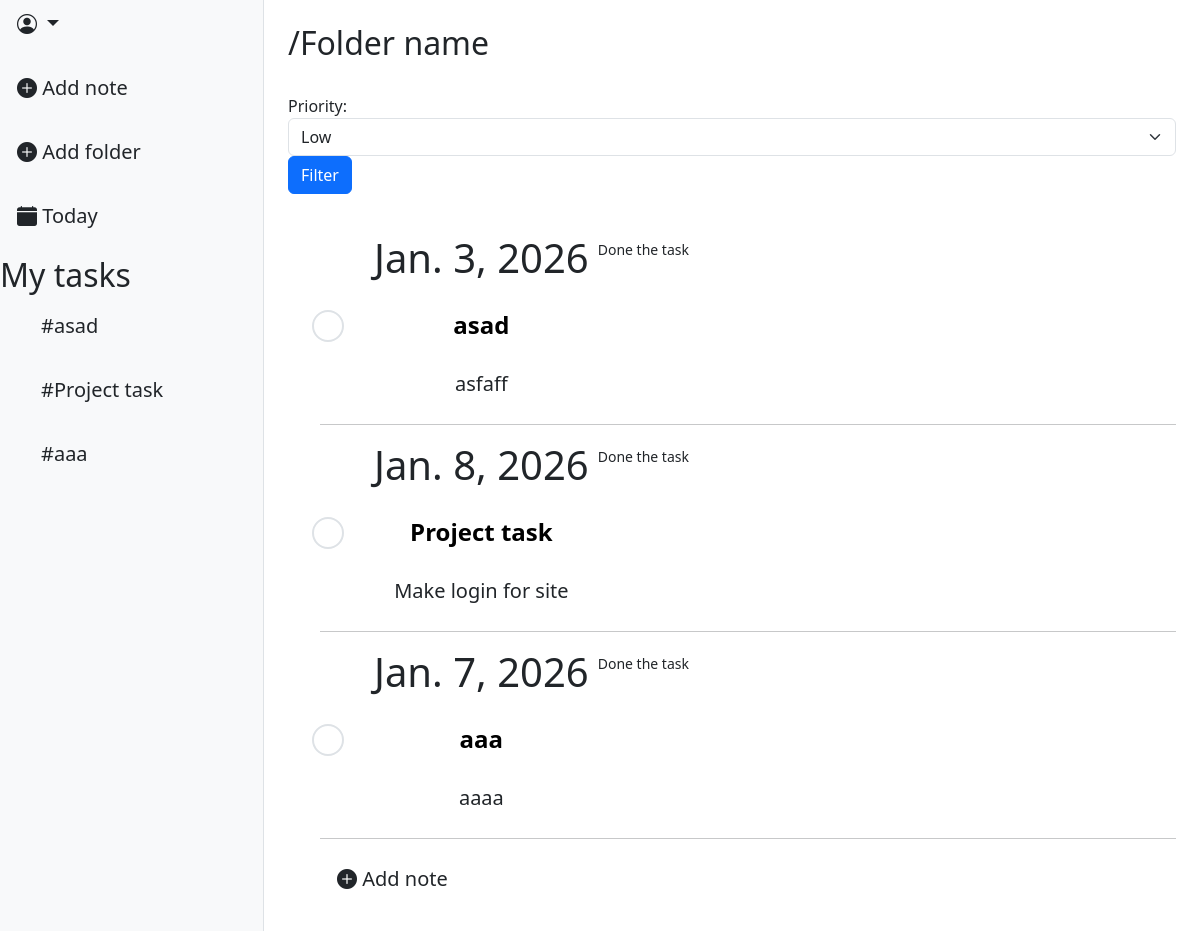
The page / on the database its author committed.
### task_app/models.py (models this page shows, shortened)
class Task(models.Model):
    STATUS_CHOICES = [
        ("todo", "To Do"),
        ("in_progress", "In progress"),
        ("done", "Done"),
                ]
    PRIORITY_CHOICES = [
        ("low", "Low"),
        ("medium", "Medium"),
        ("high", "High"),
                ]
    title = models.CharField(max_length=256)
    description = models.CharField(max_length=512)
    status = models.CharField(max_length=20, choices=STATUS_CHOICES, default="todo")
    priority = models.CharField(max_length=20, choices=PRIORITY_CHOICES, default="low")
    due_date = models.DateField(null=True, blank=True)
    creator = models.ForeignKey(User, on_delete=models.CASCADE, related_name="trasks")
    folder = models.ForeignKey(
                Folder,
                on_delete=models.CASCADE,
                related_name="tasks_rel",
                null=True,
                blank=True,)

### task_app/views.py (the view)
# urls.py: path('', views.TaskListView.as_view(), name="task_list"),
class TaskListView(ListView):
    model = models.Task
    context_object_name = "tasks"
    template_name = "tasks/task_list.html"
    def get_queryset(self):
        queryset = super().get_queryset()
        priority = self.request.GET.get("priority", "")
        if priority:
            queryset = queryset.filter(priority=priority)
        return queryset
    def get_context_data(self, **kwargs):
        context = super().get_context_data(**kwargs)
        context["form"] = TaskFilterForm(self.request.GET)
        context["task_form"] = TaskForm()
        context["folder_form"] = FolderForm()
        context["folders"] = Folder.objects.all()
        return context

### task_app/forms.py
class TaskFilterForm(forms.Form):
    PRIORITY_CHOICES = [
        ("low", "Low"),
        ("medium", "Medium"),
        ("high", "High"),
                ]
    priority = forms.ChoiceField(choices=PRIORITY_CHOICES, required=False, label="Priority")
    def __init__(self, *args, **kwargs):
        super(TaskFilterForm, self).__init__(*args, **kwargs)
        self.fields['priority'].widget.attrs.update({"class": "form-select"})

class TaskForm(forms.ModelForm):
    class Meta:
        model = Task
        fields = ["title", "description", "priority", "due_date", "folder"]
        widgets = {
            'due_date': forms.DateInput(attrs={
                "class": "form-control transparent-input",
                "placeholder" : "Date",
                "type": "date"
            })
        }
    def __init__(self, *args, **kwargs):
        super(TaskForm, self).__init__(*args, **kwargs)
        self.fields['title'].widget.attrs.update({
            "class": "form-control noborder-input title-input",
            "placeholder" : "Title"
        })
        self.fields['description'].widget.attrs.update({
            "class": "form-control noborder-input content-input",
            "placeholder" : "Content"
        })
        self.fields['priority'].widget.attrs.update({
            "class": "form-control transparent-input",
            "placeholder" : "Priority"
        })
        self.fields['folder'].widget.attrs.update({
            "class": "form-control transparent-input",
            "placeholder" : "Folder",
        })

### task_app/models.py (called while the page is built)
    def __str__(self):
        return self.name

### templates/tasks/task_list.html (shortened to what this page needs)
{% extends 'base.html' %}
{% load static %}
{% block content %}
<div class="d-flex">
    <div class="bg-light border-end" style="width: 22%; min-height: 100vh;">
        <div class="dropdown-center mb-3">
            <button class="btn btn-lg dropdown-toggle" type="button" data-bs-toggle="dropdown" aria-expanded="false">
                <i class="bi bi-person-circle"></i>  {{ user.username}}
            </button>
        </div>
        <div class="d-flex flex-column align-items-start gap-3">
            <a class="btn btn-lg" data-bs-toggle="modal" data-bs-target="#TaskModal">
                <i class="bi bi-plus-circle-fill"></i> Add note
            </a>
            <a class="btn btn-lg" data-bs-toggle="modal" data-bs-target="#FolderModal">
                <i class="bi bi-plus-circle-fill"></i> Add folder
            </a>
            <a class="btn btn-lg" href="#">
                <i class="bi bi-calendar-fill"></i> Today
            </a>
            <h2>My tasks</h2>
        </div>
        <div class="d-flex flex-column align-items-start gap-3 ps-4">
            {% for task in tasks %}
                <a class="btn btn-lg" href="{% url 'tasks:task_detail' task.pk %}">#{{ task.title }}</a>
            {% endfor%}
        </div>
    </div>
    <div class="flex-grow-1 p-4" >
        <h2>/Folder name</h2>
        <br>
        <form method="get" class="form-inline mb-3">
            {{ form.priority.label_tag }}
            {{ form.priority}}
            <button type="submit" class="btn btn-primary ml-2">Filter</button>
        </form>
        <br>
        <ul>
            {% for task in tasks %}
            <li class="list-group-item d-flex justify-content aling-items-center">
                <div class="form-check" style="display: flex; margin-top: 80px;">
                    <input class="form-check-input" type="radio" name="radioDefault" id="radioTask" style="transform: scale(2);">
                </div>
                <div class="d-flex flex-column gap-2" style="display: flex; margin-left: 30px;">
                    <h1> {{task.due_date }}</h1>
                    <a class="btn btn-lg" style = 'color: black; font-weight: bold; font-size: x-large;' href="{% url 'tasks:task_detail' task.pk %}">{{ task.title }}</a>
                    <a class="btn btn-lg" href="{% url 'tasks:task_detail' task.pk %}">{{ task.description }}</a>
                </div>
                <form action="{% url 'tasks:task-complete' task.pk %}" method="post">
                    <button type="submit" class="btn btn-margin btn-sm">Done the task</button>
                </form>
            </li>
            <hr>
            {% empty %}
            <li class="list-group-item">Tasks not found</li>
            {% endfor %}
            <a class="btn btn-lg" data-bs-toggle="modal" data-bs-target="#TaskModal">
                    <i class="bi bi-plus-circle-fill"></i> Add note
                </a>
        </ul>
    </div>
</div>
{% endblock %}

### rows shown on the page
Task: title "asad", due_date "Jan. 3, 2026", description "asfaff"
Task: title "Project task", due_date "Jan. 8, 2026", description "Make login for site"
Task: title "aaa", due_date "Jan. 7, 2026", description "aaaa"
